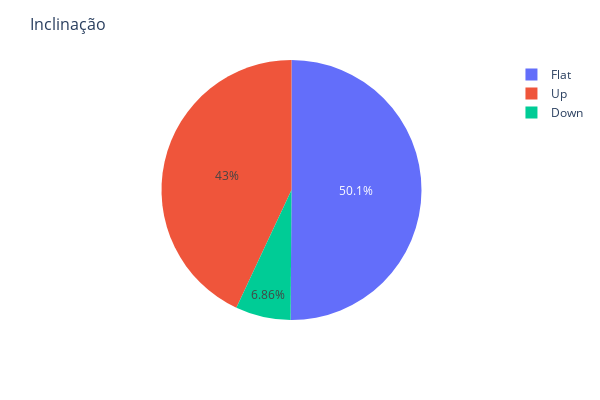

The notebook cell saved with this chart:
### Markdown cell above
#### Gráfico ####

### Code cell
pie_chart = px.pie(df, 'ST_Slope')

# Personalizar o layout
pie_chart.update_layout(
    title='Inclinação',
    width=600,
    height=400,
    title_font_size=16,
    font=dict(size=12),
    showlegend=True,
)

# Mostrar o gráfico de pizza
pie_chart.show()

### Figure 1 — Plotly figure (JSON) as saved in the notebook; plotly's stock layout.template omitted (floating-point values rounded to 4 significant figures; data arrays with more than 128 entries replaced by an {"elided": "..."} marker saying what was removed)
{"data": [{"domain": {"x": [0, 1], "y": [0, 1]}, "hovertemplate": "ST_Slope=%{label}<extra></extra>", "labels": {"elided": "918 str values"}, "legendgroup": "", "name": "", "showlegend": true, "type": "pie"}], "layout": {"font": {"size": 12}, "height": 400, "legend": {"tracegroupgap": 0}, "margin": {"t": 60}, "showlegend": true, "title": {"font": {"size": 16}, "text": "Inclinação"}, "width": 600}}
